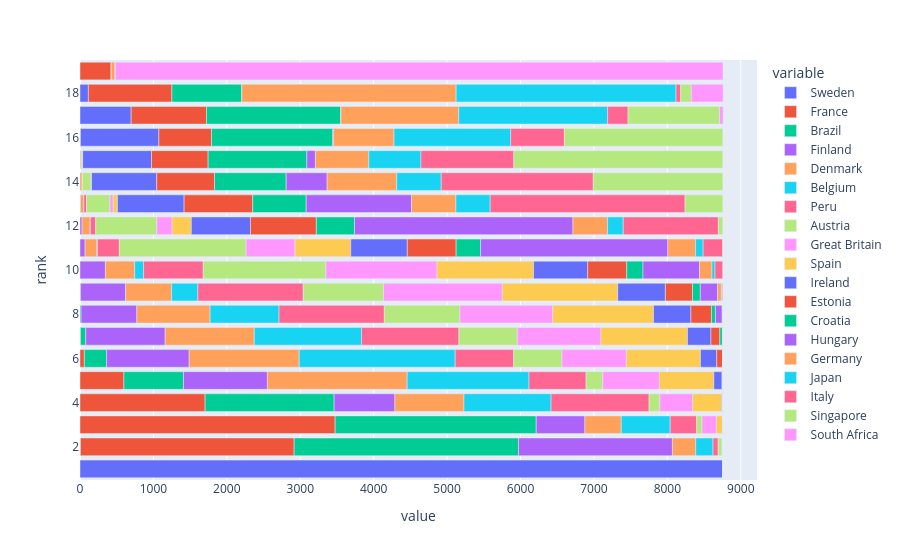

The code cell stored with this chart in its notebook:
### Code cell
pe.bar(_tmp, y=_tmp.index, x=order_col, orientation='h')

### Figure 1 — Plotly figure (JSON) as saved in the notebook; plotly's stock layout.template omitted (floating-point values rounded to 4 significant figures)
{"data": [{"alignmentgroup": "True", "hovertemplate": "variable=Sweden<br>value=%{x}<br>rank=%{y}<extra></extra>", "legendgroup": "Sweden", "marker": {"color": "#636efa", "pattern": {"shape": ""}}, "name": "Sweden", "offsetgroup": "Sweden", "orientation": "h", "showlegend": true, "textposition": "auto", "type": "bar", "x": [8753, 7, 0, 0, 0, 0, 0, 0, 0, 0, 0, 0, 0, 0, 0, 0, 0, 0, 0], "xaxis": "x", "y": [1, 2, 3, 4, 5, 6, 7, 8, 9, 10, 11, 12, 13, 14, 15, 16, 17, 18, 19], "yaxis": "y"}, {"alignmentgroup": "True", "hovertemplate": "variable=France<br>value=%{x}<br>rank=%{y}<extra></extra>", "legendgroup": "France", "marker": {"color": "#EF553B", "pattern": {"shape": ""}}, "name": "France", "offsetgroup": "France", "orientation": "h", "showlegend": true, "textposition": "auto", "type": "bar", "x": [7, 2910, 3475, 1704, 598, 59, 7, 0, 0, 0, 0, 0, 0, 0, 0, 0, 0, 0, 0], "xaxis": "x", "y": [1, 2, 3, 4, 5, 6, 7, 8, 9, 10, 11, 12, 13, 14, 15, 16, 17, 18, 19], "yaxis": "y"}, {"alignmentgroup": "True", "hovertemplate": "variable=Brazil<br>value=%{x}<br>rank=%{y}<extra></extra>", "legendgroup": "Brazil", "marker": {"color": "#00cc96", "pattern": {"shape": ""}}, "name": "Brazil", "offsetgroup": "Brazil", "orientation": "h", "showlegend": true, "textposition": "auto", "type": "bar", "x": [0, 3056, 2739, 1757, 811, 303, 71, 15, 8, 0, 0, 0, 0, 0, 0, 0, 0, 0, 0], "xaxis": "x", "y": [1, 2, 3, 4, 5, 6, 7, 8, 9, 10, 11, 12, 13, 14, 15, 16, 17, 18, 19], "yaxis": "y"}, {"alignmentgroup": "True", "hovertemplate": "variable=Finland<br>value=%{x}<br>rank=%{y}<extra></extra>", "legendgroup": "Finland", "marker": {"color": "#ab63fa", "pattern": {"shape": ""}}, "name": "Finland", "offsetgroup": "Finland", "orientation": "h", "showlegend": true, "textposition": "auto", "type": "bar", "x": [0, 2096, 663, 828, 1143, 1125, 1082, 759, 614, 346, 69, 28, 7, 0, 0, 0, 0, 0, 0], "xaxis": "x", "y": [1, 2, 3, 4, 5, 6, 7, 8, 9, 10, 11, 12, 13, 14, 15, 16, 17, 18, 19], "yaxis": "y"}, {"alignmentgroup": "True", "hovertemplate": "variable=Denmark<br>value=%{x}<br>rank=%{y}<extra></extra>", "legendgroup": "Denmark", "marker": {"color": "#FFA15A", "pattern": {"shape": ""}}, "name": "Denmark", "offsetgroup": "Denmark", "orientation": "h", "showlegend": true, "textposition": "auto", "type": "bar", "x": [0, 318, 495, 941, 1904, 1499, 1214, 998, 626, 399, 161, 110, 46, 31, 17, 1, 0, 0, 0], "xaxis": "x", "y": [1, 2, 3, 4, 5, 6, 7, 8, 9, 10, 11, 12, 13, 14, 15, 16, 17, 18, 19], "yaxis": "y"}, {"alignmentgroup": "True", "hovertemplate": "variable=Belgium<br>value=%{x}<br>rank=%{y}<extra></extra>", "legendgroup": "Belgium", "marker": {"color": "#19d3f3", "pattern": {"shape": ""}}, "name": "Belgium", "offsetgroup": "Belgium", "orientation": "h", "showlegend": true, "textposition": "auto", "type": "bar", "x": [0, 235, 667, 1186, 1660, 2124, 1460, 939, 357, 121, 8, 3, 0, 0, 0, 0, 0, 0, 0], "xaxis": "x", "y": [1, 2, 3, 4, 5, 6, 7, 8, 9, 10, 11, 12, 13, 14, 15, 16, 17, 18, 19], "yaxis": "y"}, {"alignmentgroup": "True", "hovertemplate": "variable=Peru<br>value=%{x}<br>rank=%{y}<extra></extra>", "legendgroup": "Peru", "marker": {"color": "#FF6692", "pattern": {"shape": ""}}, "name": "Peru", "offsetgroup": "Peru", "orientation": "h", "showlegend": true, "textposition": "auto", "type": "bar", "x": [0, 71, 360, 1335, 777, 797, 1327, 1434, 1436, 813, 298, 73, 36, 3, 0, 0, 0, 0, 0], "xaxis": "x", "y": [1, 2, 3, 4, 5, 6, 7, 8, 9, 10, 11, 12, 13, 14, 15, 16, 17, 18, 19], "yaxis": "y"}, {"alignmentgroup": "True", "hovertemplate": "variable=Austria<br>value=%{x}<br>rank=%{y}<extra></extra>", "legendgroup": "Austria", "marker": {"color": "#B6E880", "pattern": {"shape": ""}}, "name": "Austria", "offsetgroup": "Austria", "orientation": "h", "showlegend": true, "textposition": "auto", "type": "bar", "x": [0, 51, 73, 147, 227, 657, 795, 1030, 1094, 1670, 1726, 833, 320, 117, 16, 4, 0, 0, 0], "xaxis": "x", "y": [1, 2, 3, 4, 5, 6, 7, 8, 9, 10, 11, 12, 13, 14, 15, 16, 17, 18, 19], "yaxis": "y"}, {"alignmentgroup": "True", "hovertemplate": "variable=Great Britain<br>value=%{x}<br>rank=%{y}<extra></extra>", "legendgroup": "Great Britain", "marker": {"color": "#FF97FF", "pattern": {"shape": ""}}, "name": "Great Britain", "offsetgroup": "Great Britain", "orientation": "h", "showlegend": true, "textposition": "auto", "type": "bar", "x": [0, 10, 196, 447, 772, 878, 1138, 1264, 1617, 1514, 667, 207, 43, 5, 2, 0, 0, 0, 0], "xaxis": "x", "y": [1, 2, 3, 4, 5, 6, 7, 8, 9, 10, 11, 12, 13, 14, 15, 16, 17, 18, 19], "yaxis": "y"}, {"alignmentgroup": "True", "hovertemplate": "variable=Spain<br>value=%{x}<br>rank=%{y}<extra></extra>", "legendgroup": "Spain", "marker": {"color": "#FECB52", "pattern": {"shape": ""}}, "name": "Spain", "offsetgroup": "Spain", "orientation": "h", "showlegend": true, "textposition": "auto", "type": "bar", "x": [0, 6, 87, 395, 741, 1009, 1180, 1372, 1572, 1315, 759, 262, 58, 1, 2, 1, 0, 0, 0], "xaxis": "x", "y": [1, 2, 3, 4, 5, 6, 7, 8, 9, 10, 11, 12, 13, 14, 15, 16, 17, 18, 19], "yaxis": "y"}, {"alignmentgroup": "True", "hovertemplate": "variable=Ireland<br>value=%{x}<br>rank=%{y}<extra></extra>", "legendgroup": "Ireland", "marker": {"color": "#636efa", "pattern": {"shape": ""}}, "name": "Ireland", "offsetgroup": "Ireland", "orientation": "h", "showlegend": true, "textposition": "auto", "type": "bar", "x": [0, 0, 5, 18, 112, 221, 320, 510, 649, 737, 770, 806, 908, 888, 937, 1068, 697, 114, 0], "xaxis": "x", "y": [1, 2, 3, 4, 5, 6, 7, 8, 9, 10, 11, 12, 13, 14, 15, 16, 17, 18, 19], "yaxis": "y"}, {"alignmentgroup": "True", "hovertemplate": "variable=Estonia<br>value=%{x}<br>rank=%{y}<extra></extra>", "legendgroup": "Estonia", "marker": {"color": "#EF553B", "pattern": {"shape": ""}}, "name": "Estonia", "offsetgroup": "Estonia", "orientation": "h", "showlegend": true, "textposition": "auto", "type": "bar", "x": [0, 0, 0, 2, 11, 81, 121, 280, 370, 532, 665, 897, 935, 787, 771, 718, 1026, 1138, 426], "xaxis": "x", "y": [1, 2, 3, 4, 5, 6, 7, 8, 9, 10, 11, 12, 13, 14, 15, 16, 17, 18, 19], "yaxis": "y"}, {"alignmentgroup": "True", "hovertemplate": "variable=Croatia<br>value=%{x}<br>rank=%{y}<extra></extra>", "legendgroup": "Croatia", "marker": {"color": "#00cc96", "pattern": {"shape": ""}}, "name": "Croatia", "offsetgroup": "Croatia", "orientation": "h", "showlegend": true, "textposition": "auto", "type": "bar", "x": [0, 0, 0, 0, 4, 7, 35, 54, 106, 221, 333, 520, 728, 976, 1345, 1649, 1829, 953, 0], "xaxis": "x", "y": [1, 2, 3, 4, 5, 6, 7, 8, 9, 10, 11, 12, 13, 14, 15, 16, 17, 18, 19], "yaxis": "y"}, {"alignmentgroup": "True", "hovertemplate": "variable=Hungary<br>value=%{x}<br>rank=%{y}<extra></extra>", "legendgroup": "Hungary", "marker": {"color": "#ab63fa", "pattern": {"shape": ""}}, "name": "Hungary", "offsetgroup": "Hungary", "orientation": "h", "showlegend": true, "textposition": "auto", "type": "bar", "x": [0, 0, 0, 0, 0, 0, 10, 92, 236, 770, 2551, 2975, 1435, 558, 116, 14, 3, 0, 0], "xaxis": "x", "y": [1, 2, 3, 4, 5, 6, 7, 8, 9, 10, 11, 12, 13, 14, 15, 16, 17, 18, 19], "yaxis": "y"}, {"alignmentgroup": "True", "hovertemplate": "variable=Germany<br>value=%{x}<br>rank=%{y}<extra></extra>", "legendgroup": "Germany", "marker": {"color": "#FFA15A", "pattern": {"shape": ""}}, "name": "Germany", "offsetgroup": "Germany", "orientation": "h", "showlegend": true, "textposition": "auto", "type": "bar", "x": [0, 0, 0, 0, 0, 0, 0, 10, 51, 170, 378, 472, 604, 948, 728, 822, 1604, 2918, 55], "xaxis": "x", "y": [1, 2, 3, 4, 5, 6, 7, 8, 9, 10, 11, 12, 13, 14, 15, 16, 17, 18, 19], "yaxis": "y"}, {"alignmentgroup": "True", "hovertemplate": "variable=Japan<br>value=%{x}<br>rank=%{y}<extra></extra>", "legendgroup": "Japan", "marker": {"color": "#19d3f3", "pattern": {"shape": ""}}, "name": "Japan", "offsetgroup": "Japan", "orientation": "h", "showlegend": true, "textposition": "auto", "type": "bar", "x": [0, 0, 0, 0, 0, 0, 0, 3, 7, 41, 102, 213, 467, 606, 710, 1589, 2027, 2995, 0], "xaxis": "x", "y": [1, 2, 3, 4, 5, 6, 7, 8, 9, 10, 11, 12, 13, 14, 15, 16, 17, 18, 19], "yaxis": "y"}, {"alignmentgroup": "True", "hovertemplate": "variable=Italy<br>value=%{x}<br>rank=%{y}<extra></extra>", "legendgroup": "Italy", "marker": {"color": "#FF6692", "pattern": {"shape": ""}}, "name": "Italy", "offsetgroup": "Italy", "orientation": "h", "showlegend": true, "textposition": "auto", "type": "bar", "x": [0, 0, 0, 0, 0, 0, 0, 0, 17, 111, 269, 1296, 2654, 2071, 1265, 732, 279, 64, 0], "xaxis": "x", "y": [1, 2, 3, 4, 5, 6, 7, 8, 9, 10, 11, 12, 13, 14, 15, 16, 17, 18, 19], "yaxis": "y"}, {"alignmentgroup": "True", "hovertemplate": "variable=Singapore<br>value=%{x}<br>rank=%{y}<extra></extra>", "legendgroup": "Singapore", "marker": {"color": "#B6E880", "pattern": {"shape": ""}}, "name": "Singapore", "offsetgroup": "Singapore", "orientation": "h", "showlegend": true, "textposition": "auto", "type": "bar", "x": [0, 0, 0, 0, 0, 0, 0, 0, 0, 0, 4, 65, 519, 1769, 2851, 2162, 1246, 144, 0], "xaxis": "x", "y": [1, 2, 3, 4, 5, 6, 7, 8, 9, 10, 11, 12, 13, 14, 15, 16, 17, 18, 19], "yaxis": "y"}, {"alignmentgroup": "True", "hovertemplate": "variable=South Africa<br>value=%{x}<br>rank=%{y}<extra></extra>", "legendgroup": "South Africa", "marker": {"color": "#FF97FF", "pattern": {"shape": ""}}, "name": "South Africa", "offsetgroup": "South Africa", "orientation": "h", "showlegend": true, "textposition": "auto", "type": "bar", "x": [0, 0, 0, 0, 0, 0, 0, 0, 0, 0, 0, 0, 0, 0, 0, 0, 49, 434, 8277], "xaxis": "x", "y": [1, 2, 3, 4, 5, 6, 7, 8, 9, 10, 11, 12, 13, 14, 15, 16, 17, 18, 19], "yaxis": "y"}], "layout": {"barmode": "relative", "legend": {"title": {"text": "variable"}, "tracegroupgap": 0}, "margin": {"t": 60}, "xaxis": {"anchor": "y", "domain": [0, 1], "title": {"text": "value"}}, "yaxis": {"anchor": "x", "domain": [0, 1], "title": {"text": "rank"}}}}
